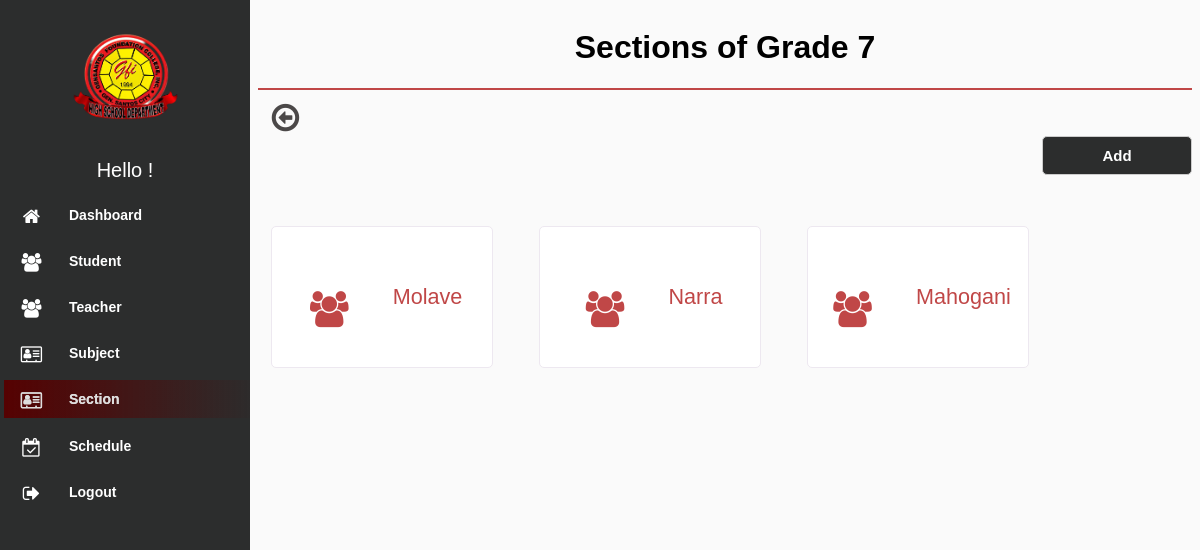
The page /modules/section/grade.php?grade=7 (signed in) on the database as committed earlier.
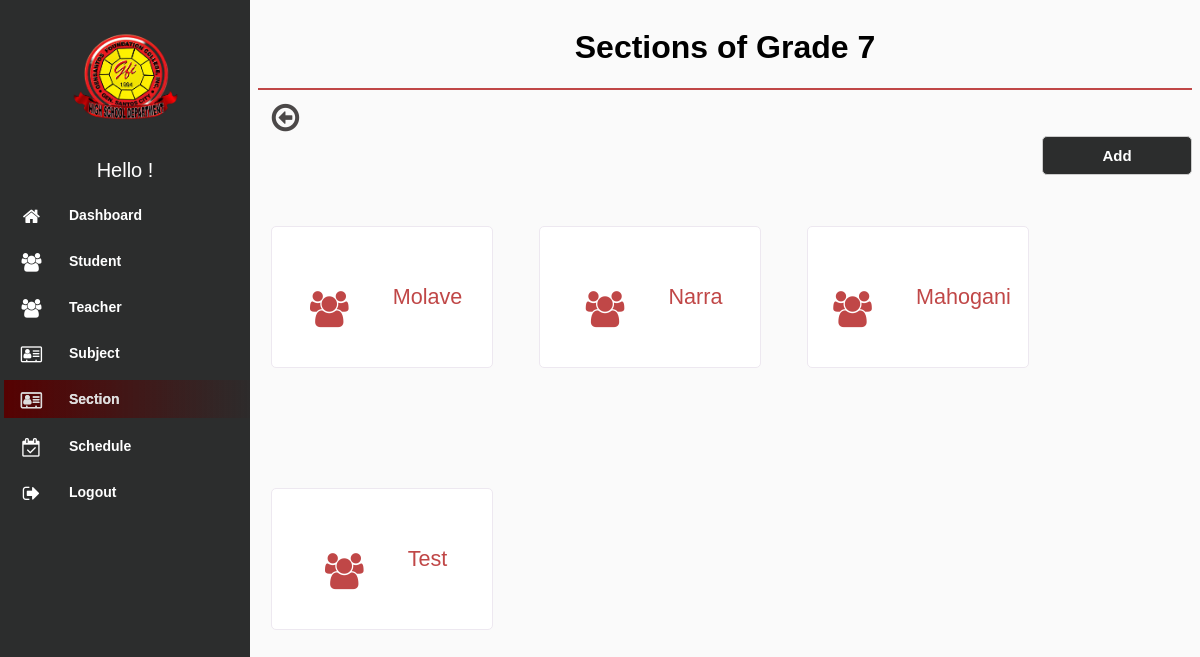
The same page on the database as committed later.
### tables this page shows
CREATE TABLE `section` (
  `id` int(100) NOT NULL,
  `name` varchar(100) NOT NULL,
  `grade_level` int(5) NOT NULL,
  `teacher_id` varchar(100) NOT NULL,
  `del_status` varchar(100) NOT NULL
);

### modules/section/grade.php (the view, shortened to what this page needs)
<!DOCTYPE html>
<html lang="en">
<?php
$page = 'Section';
include "../../db_conn.php";
$grade = $_GET['grade'];
 ?>
<head>
    <link rel="stylesheet" type="text/css" href="../../assets/css/font-awesome-4.7.0/css/menu.css">
    <link rel="stylesheet" type="text/css" href="../../assets/css/font-awesome-4.7.0/css/style.css">
    <link rel="stylesheet" type="text/css" href="../../assets/css/font-awesome-4.7.0/css/font-awesome.min.css">
</head>
<body>
<?php include "../../navbar.php"; ?>
<div class="content">
<div class="header">
                <h1><?php if ($page) {echo $page . 's of Grade ' .$grade;} ?></h1>
</div>
<a href="./" class="back"><i class="fa fa-arrow-circle-o-left fa-2x"></i></a>
<div class="search-box">
            <a href="./add.php?grade=<?php echo $grade;?>"><button>Add</button></a>
        </div>
<div  class="row g-3">
<div class="grid-container-dashboard">
<?php
                $squery = mysqli_query($conn, "
                    SELECT s.*, CONCAT(t.first_name, ' ', t.last_name) AS teacher_name
                    FROM section s
                    LEFT JOIN teacher t ON s.teacher_id = t.id
                    WHERE s.del_status != 'deleted' AND s.grade_level = '$grade'
                    ;
                ");
                while ($row = mysqli_fetch_array($squery)) {
                ?>
<a href="./schedule.php?section=<?php echo $row['id']; ?>" class="schedule">
    <div class="box-icon"><i class="fa fa-users"></i></div>
   <span style="font-size: 120%;"> <?php echo $row['name']; ?></span>
</a>
<?php } ?>
</div>
<br>
</div>
</div>
</body>
</html>

Rows that differ between the two databases and show on the page:
added section: name "Test"
